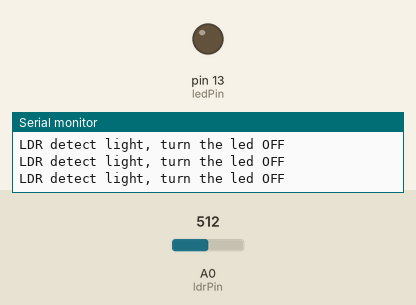
This sketch was run on a simulated Arduino Uno, built with avr-gcc and run on an emulated ATmega328P. Shown: output pins drawn as LEDs (lit = HIGH), the last lines printed to the serial monitor. Inputs (shaded band) come from the test bench; at power-on: A0 (ldrPin) = 512.

Above: at 1.2 s.
1.3 s: A0 (ldrPin) set to 308
4.3 s: A0 (ldrPin) set to 285
At 5.5 s:
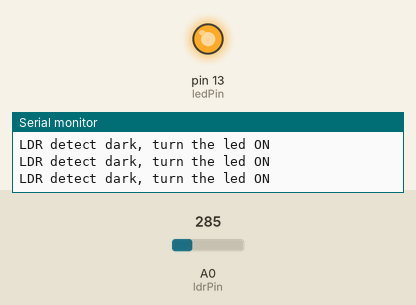
Timing chart, 0 to 7.3 s (numbered marks = the images above; inputs shaded):
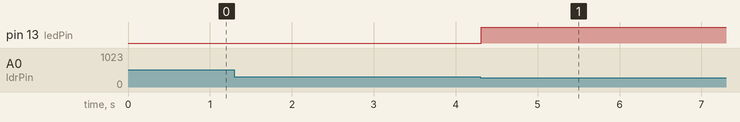

Measured:
- the behaviour switches between 301 and 300 on A0 (ldrPin) (found by bisection; images 0 and 1)
- after the input at 4.3 s, pin 13 (ledPin): LOW → HIGH at once

The sketch:

ldr.ino
```cpp
//set pin numbers
//const won't change
const int ledPin = 13;
const int ldrPin = A0;

void setup() {
  // put your setup code here, to run once:
  Serial.begin(9600);
  pinMode(ledPin, OUTPUT); //initialize the LED pin as an output
  pinMode(ldrPin, INPUT); //initialize the LDR pin as an input
}

void loop() {
  int ldrStatus = analogRead(ldrPin);

  //check if the LDR status is <=300
  //if it is, the LED is HIGH
  if(ldrStatus <= 300){
    digitalWrite(ledPin, HIGH);
    Serial.println("LDR detect dark, turn the led ON");
  }
  else{
    digitalWrite(ledPin, LOW);
    Serial.println("LDR detect light, turn the led OFF");
  }
}
```
